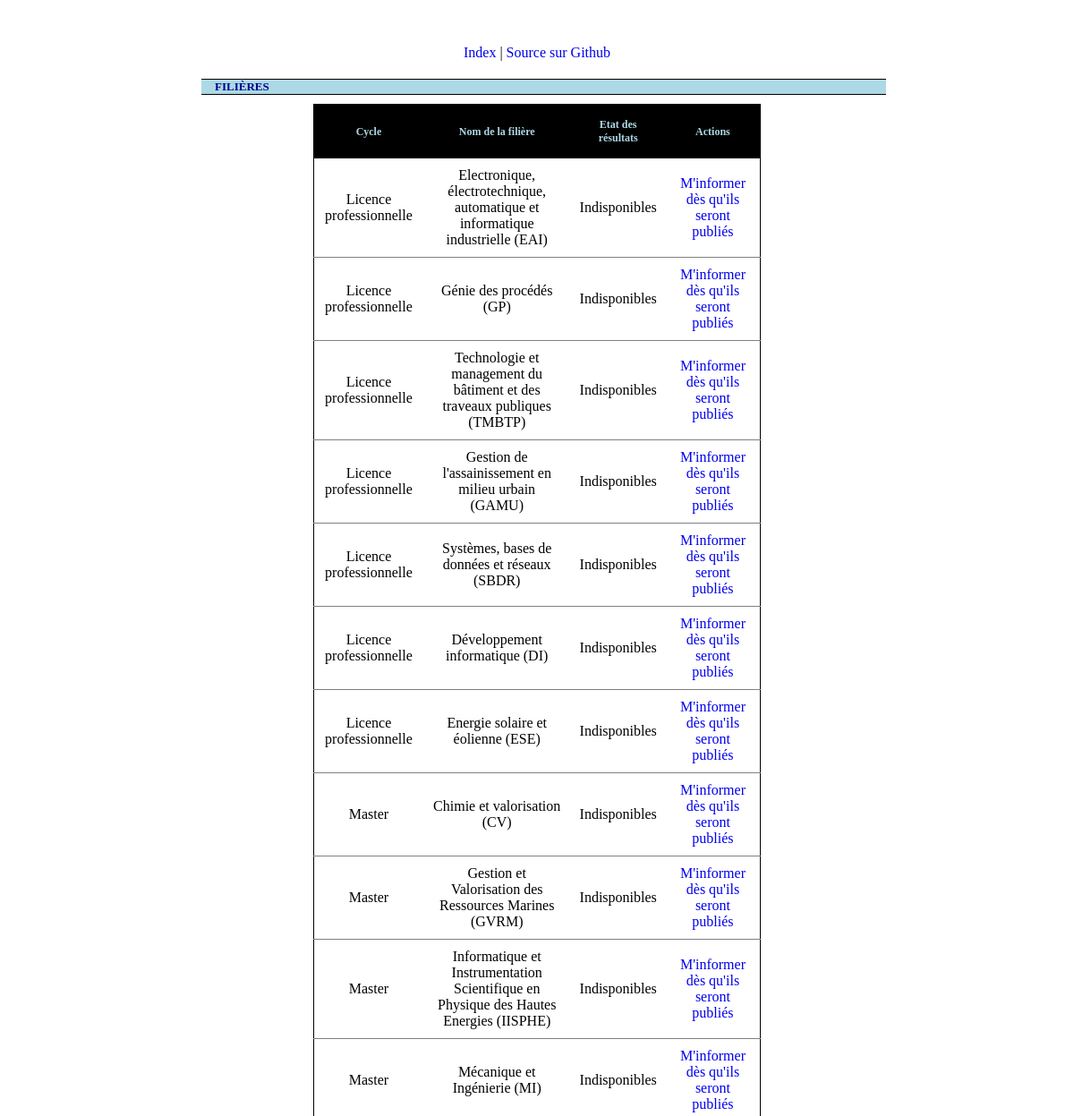
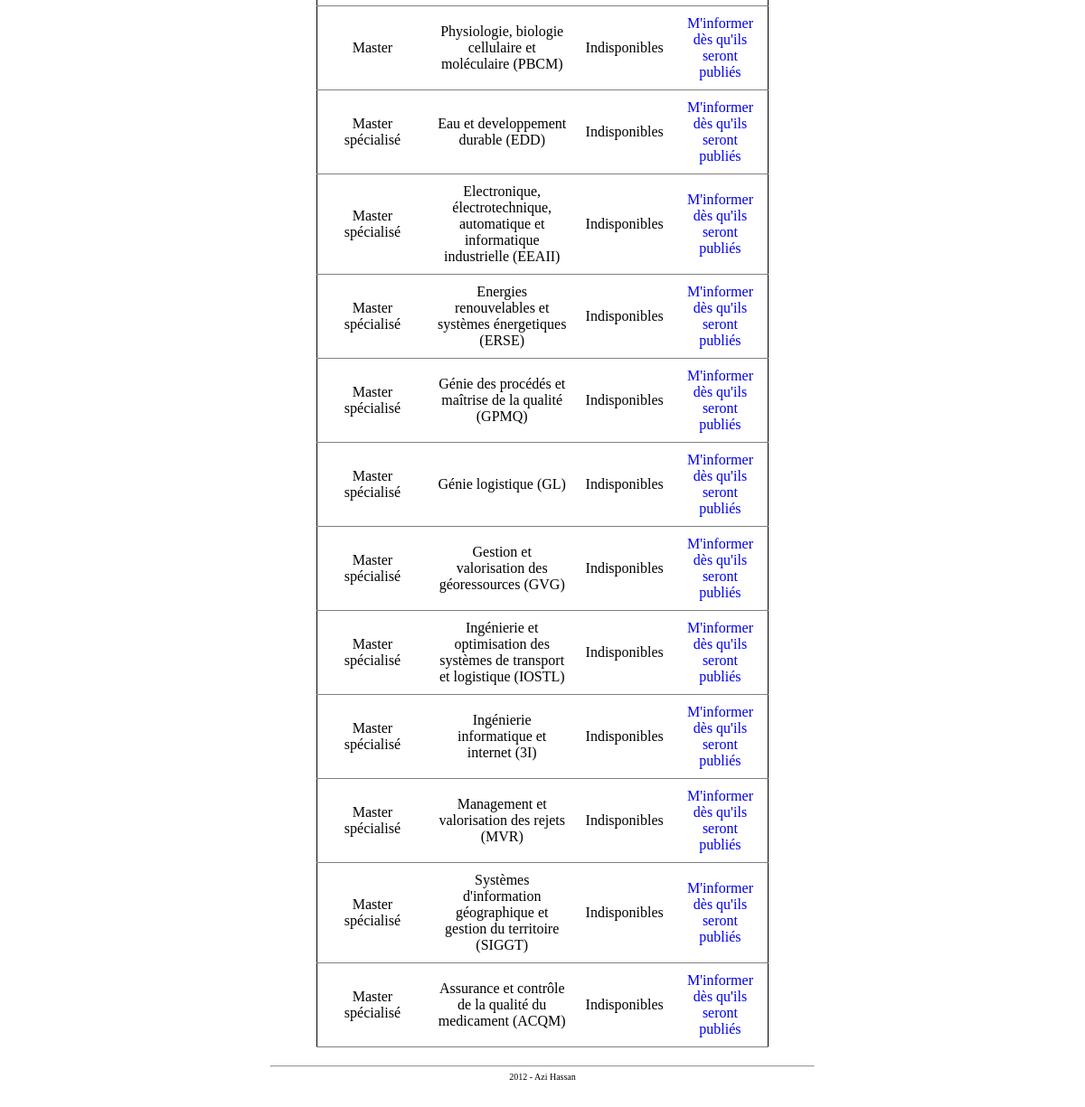
The page / on the database its author committed (2 pictures, top to bottom).
### tables this page shows
CREATE TABLE IF NOT EXISTS filieres (
	id INT NOT NULL AUTO_INCREMENT,
	niveau VARCHAR(255) NOT NULL,
	filiere TEXT NOT NULL,
	url VARCHAR(255) NOT NULL,
	statut enum('Indisponibles', 'Disponibles') NOT NULL,
	PRIMARY KEY(id)
);

### index.php (called while the page is built, shortened)
<?php
include 'autoload.php';
$pdo = include 'db.php';
$cfg = include 'config.php';
$tpl = new Template($cfg['paths']['views']);
$model = new Model($pdo);
$data = array(
	'flashes' => $_SESSION['flashes'],
	'filieres' => $model->retrieve_all()
);
$tpl->set_title('FSAC notifications > Index');
$tpl->set_view('index', $data);
$tpl->render();

### classes/Model.class.php (called while the page is built, shortened)
<?php
class Model
{
	private $_db;
	public function __construct(PDO $db)
	{
		$this->_db = $db;
	}
	public function retrieve_all()
	{
		$query = $this->_db->query('SELECT id, niveau, filiere, url, statut FROM filieres ORDER BY niveau');
		return $query->fetchAll();
	}
}

### config.php (called while the page is built, shortened)
<?php
$cfg = array();
$cfg['database']['dbname'] = 'database';
$cfg['database']['host'] = 'localhost';
$cfg['database']['username'] = 'root';
$cfg['database']['password'] = '';
$cfg['mailer']['host'] = 'smtp.live.com';
$cfg['mailer']['port'] = 587;
$cfg['mailer']['encryption'] = 'startls';
$cfg['mailer']['username'] = 'youremail@live.fr';
$cfg['mailer']['password'] = 'yourpassword';
$cfg['paths']['email_tpl'] = __DIR__.DS.'email.tpl';
$cfg['paths']['error_log'] = __DIR__.DS.'logs'.DS.'error_log';
$cfg['paths']['views'] = __DIR__.DS.'views'.DS;
$cfg['paths']['classes'] = __DIR__.DS.'classes'.DS;
return $cfg;

### autoload.php (called while the page is built, shortened)
<?php
$cfg = include 'config.php';
spl_autoload_register(function($class) use($cfg)
{
	$path = $cfg['paths']['classes'].$class.'.class.php';
});

### views/index.php (the view, shortened to what this page needs)
<h3>Filières</h3>
<table class = "datatable">
	<tr>
		<th>Cycle</th>
		<th>Nom de la filière</th>
		<th>Etat des résultats</th>
		<th>Actions</th>
	</tr>
	<?php foreach($filieres as $f): ?>
		<tr>
			<td><?= $f['niveau'] ?></td>
			<td><?= $f['filiere'] ?></td>
			<td><?= $f['statut'] ?></td>
			<td>
				<?php if($f['statut'] == 'Disponibles'): ?>
					<a href = "<?= $f['url'] ?>">Télécharger</a>
				<?php else: ?>
					<a href = "save.php?fid=<?= $f['id'] ?>">M'informer dès qu'ils seront publiés</a>
				<?php endif; ?>
			</td>
		</tr>
	<?php endforeach; ?>
</table>

### classes/Template.class.php (shortened to what this page needs)
<?php
class Template
{
	private $_view_path;
	private $_template;
	private $_body;
	public function __construct($view_path)
	{
		if(!is_readable($template = $view_path.'template.php'))
		{
			throw new Exceptions($template.' does not exist or is not readable.');
		}
		$this->_template = $template;
		$this->_view_path = $view_path;
	}
	public function set_view($view, array $data = array())
	{
		$view = $this->_view_path.$view.'.php';
		extract($data);
		include $view;
		$this->_body = ob_get_clean();
	}
	public function render($display = TRUE)
	{
		$body = $this->_body;
		if($display)
		{
			include $this->_template;
		}
		else
		{
			ob_start();
			include $this->_template;
			return ob_get_clean();
		}
	}
}

### views/template.php (shortened to what this page needs)
<!DOCTYPE html>
<html>
<head>
	<link href = "assets/style.css" type = "text/css" rel = "stylesheet" />
</head>
<body>
<div id = "quick_nav">
	<a href = "index.php">Index</a> |
	<a href = "index.php">Source sur Github</a>
</div>
<?= $body ?>
<div id = "footer">
	<hr width = "80%" />
	2012 - Azi Hassan
</div>
</body>
</html>

### assets/style.css (style rules this page uses)
body { width: 750px; margin: auto; padding: 30px; }
#quick_nav { text-align: center; margin: 20px 0px 20px 0px; }
#footer { margin-top: 20px; margin-bottom: 20px; text-align: center; font-size: 10px; }
.datatable { border: 1px solid black; border-collapse: collapse; width: 500px; max-width: 500px; margin: auto; }
.datatable th { background-color: black; font-size: 12px; color: lightblue; height: 40px; padding: 10px; cursor: default; }
.datatable td { padding: 10px; border-bottom: 1px solid grey; text-align: center; }
a { text-decoration: none; }
h3 { width: 750px; margin: auto; margin-top: 10px; margin-bottom: 10px; padding-left: 15px; text-transform: uppercase; color: darkblue; background-color: lightblue; font-size: 13px; border-top: 1px solid black; border-bottom: 1px solid black; }

### rows shown on the page
filieres: niveau "Licence professionnelle", filiere "Electronique, électrotechnique, automatique et informatique industrielle (EAI)", statut "Indisponibles"
filieres: niveau "Licence professionnelle", filiere "Génie des procédés (GP)", statut "Indisponibles"
filieres: niveau "Licence professionnelle", filiere "Technologie et management du bâtiment et des traveaux publiques (TMBTP)", statut "Indisponibles"
filieres: niveau "Licence professionnelle", filiere "Gestion de l'assainissement en milieu urbain (GAMU)", statut "Indisponibles"
filieres: niveau "Licence professionnelle", filiere "Systèmes, bases de données et réseaux (SBDR)", statut "Indisponibles"
filieres: niveau "Licence professionnelle", filiere "Développement informatique (DI)", statut "Indisponibles"
filieres: niveau "Licence professionnelle", filiere "Energie solaire et éolienne (ESE)", statut "Indisponibles"
filieres: niveau "Master", filiere "Chimie et valorisation (CV)", statut "Indisponibles"
filieres: niveau "Master", filiere "Gestion et Valorisation des Ressources Marines (GVRM)", statut "Indisponibles"
filieres: niveau "Master", filiere "Informatique et Instrumentation Scientifique en Physique des Hautes Energies (IISPHE)", statut "Indisponibles"
filieres: niveau "Master", filiere "Mécanique et Ingénierie (MI)", statut "Indisponibles"
filieres: niveau "Master", filiere "Physiologie, biologie cellulaire et moléculaire (PBCM)", statut "Indisponibles"
filieres: niveau "Master spécialisé", filiere "Eau et developpement durable (EDD)", statut "Indisponibles"
filieres: niveau "Master spécialisé", filiere "Electronique, électrotechnique, automatique et informatique industrielle (EEAII)", statut "Indisponibles"
filieres: niveau "Master spécialisé", filiere "Energies renouvelables et systèmes énergetiques (ERSE)", statut "Indisponibles"
filieres: niveau "Master spécialisé", filiere "Génie des procédés et maîtrise de la qualité (GPMQ)", statut "Indisponibles"
filieres: niveau "Master spécialisé", filiere "Génie logistique (GL)", statut "Indisponibles"
filieres: niveau "Master spécialisé", filiere "Gestion et valorisation des géoressources (GVG)", statut "Indisponibles"
filieres: niveau "Master spécialisé", filiere "Ingénierie et optimisation des systèmes de transport et logistique (IOSTL)", statut "Indisponibles"
filieres: niveau "Master spécialisé", filiere "Ingénierie informatique et internet (3I)", statut "Indisponibles"
filieres: niveau "Master spécialisé", filiere "Management et valorisation des rejets (MVR)", statut "Indisponibles"
filieres: niveau "Master spécialisé", filiere "Systèmes d'information géographique et gestion du territoire (SIGGT)", statut "Indisponibles"
filieres: niveau "Master spécialisé", filiere "Assurance et contrôle de la qualité du medicament (ACQM)", statut "Indisponibles"
